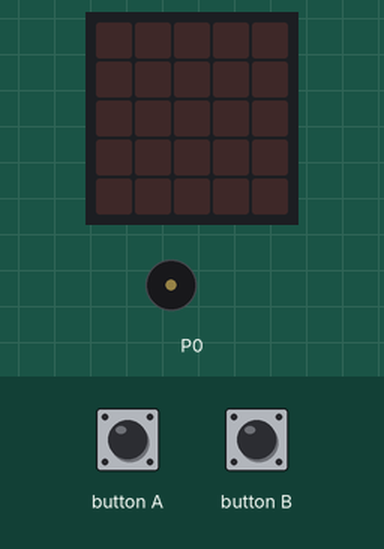
Bench run of a program on a simulated BBC micro:bit (MakeCode). Shown: the board's 5×5 LED display, buzzer (waves = sounding). The test bench sets the inputs (shaded band). Random numbers come from a fixed seed.

Above: at 1.2 s.
1.3 s: button B pressed for 0.15 s
At 2.2 s:
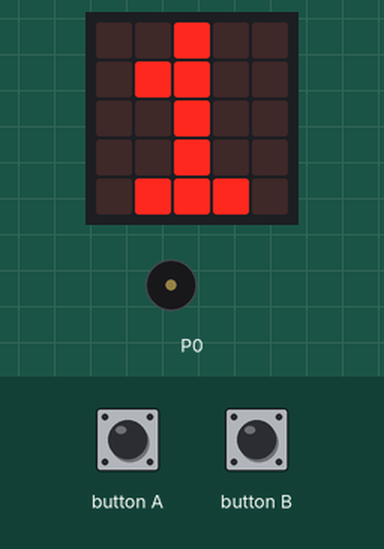
4.2 s: button A pressed for 0.15 s
At 4.7 s:
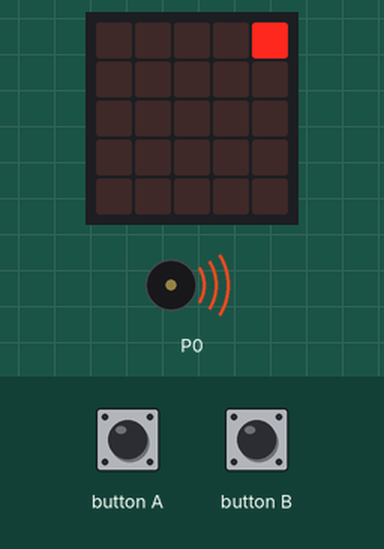
7.2 s: button A pressed for 0.15 s
At 8.7 s:
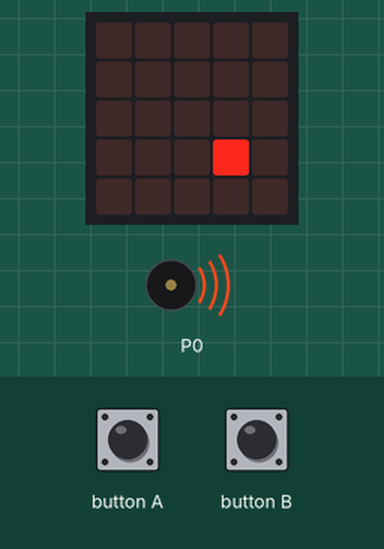
10.3 s: button A pressed for 0.15 s
At 12.8 s:
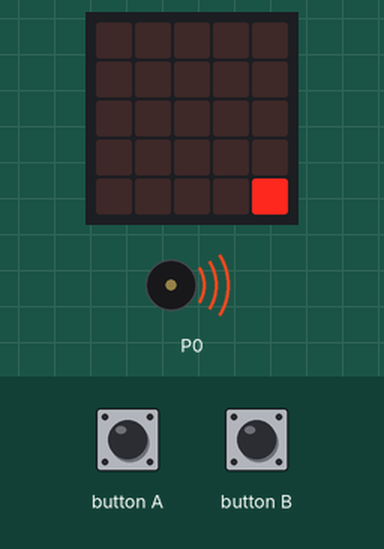
13.4 s: button A pressed for 0.15 s
16.5 s: button A pressed for 0.15 s
Timing chart, 0 to 20.6 s (numbered marks = the images above; inputs shaded):
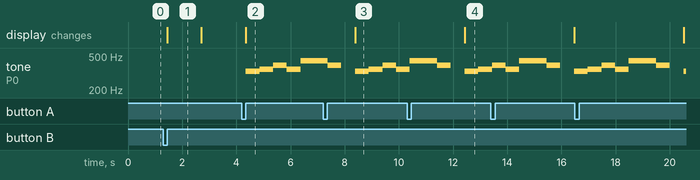

Measured:
- after the input at 1.3 s, the display: changes after 0.15 s (image 1)
- after the input at 4.2 s, tone on P0: plays 330 Hz for 0.51 s, 349 Hz for 0.51 s, 392 Hz for 0.51 s, 349 Hz for 0.51 s, 440 Hz for 0.83 s, starting after 0.15 s; the display: changes after 0.15 s (image 2)
- after the input at 7.2 s, the display: changes after 1.2 s (image 3)
- after the input at 10.3 s, the display: changes after 2.1 s (image 4)
- what the display in image 1 shows lasts 1.2 s, from 1.5 s to 2.7 s

The program:

main.ts
```typescript
let _112 = 0
let list: number[] = []
let d = 0
let a = 0
let x = 0
let y = 0
input.onButtonPressed(Button.A, function () {
    basic.clearScreen()
    list = []
    for (let index = 0; index < 25; index++) {
        list.push(0)
    }
    d = 0
    while (d < _112) {
        a = randint(0, 24)
        if (list[a] == 0) {
            list[a] = 1
            d += 1
            light2(a + 1)
        }
    }
    music.play(music.stringPlayable("E F G F A A G - ", 120), music.PlaybackMode.UntilDone)
})
input.onButtonPressed(Button.B, function () {
    basic.clearScreen()
    _112 += 1
    if (_112 <= 25) {
        basic.showNumber(_112)
        basic.pause(500)
        basic.clearScreen()
    } else {
        _112 = 1
        basic.showNumber(_112)
        basic.pause(500)
        basic.clearScreen()
    }
})
function light2 (num: number) {
    if (num % 5 == 0) {
        x = 4
        y = Math.floor(num / 5) - 1
    } else if (num % 5 > 0) {
        x = num % 5 - 1
        y = Math.floor(num / 5)
    }
    led.plot(x, y)
}
```

test.ts
```typescript
// 在這裡測試；當此封包作為擴充功能時，將不會編譯此內容。
```
